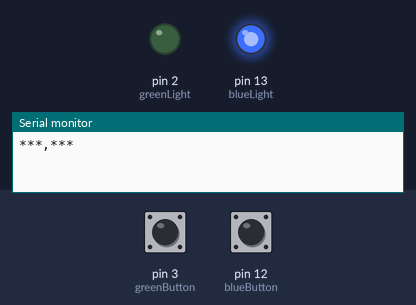
A sketch run on a simulated Arduino Uno, built with avr-gcc and run on an emulated ATmega328P. On the bench: output pins drawn as LEDs (lit = HIGH), the last lines printed to the serial monitor. The test bench sets the inputs (shaded band); at power-on: pin 12 (blueButton) LOW, pin 3 (greenButton) LOW. Random numbers use the default seed unless the sketch sets one.

Above: at 1.2 s.
1.3 s: pin 12 (blueButton) pulled HIGH for 3.2 s
At 5.4 s:
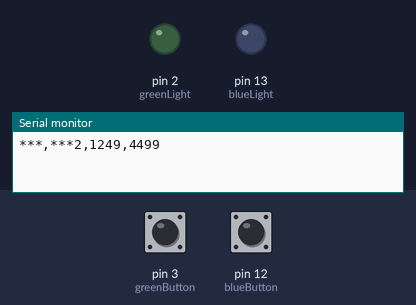
At 7.0 s:
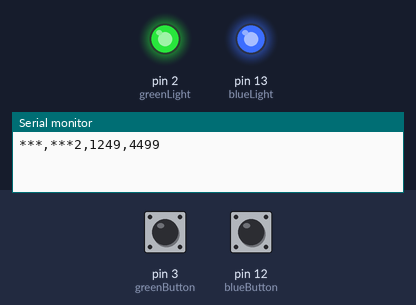
Timing chart, 0 to 8.5 s (numbered marks = the images above; inputs shaded):
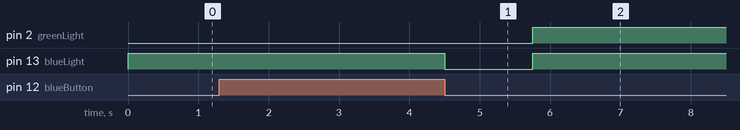

Measured:
- after the input at 1.3 s, pin 2 (greenLight): LOW → HIGH after 4.4 s; pin 13 (blueLight): HIGH → LOW after 3.2 s, → HIGH 1.2 s later

The sketch:

ThreeLightReaction.ino
```cpp
const int blueLight = 13;
const int greenLight = 2;

const int blueButton = 12;
const int greenButton = 3;

// the setup function runs once when you press reset or power the board
void setup() {
  /* SETUP PINS*/
  pinMode(blueLight, OUTPUT);
  pinMode(greenLight, OUTPUT);

  pinMode(blueButton, INPUT);
  pinMode(greenButton, INPUT);
  // pinMode(LED_BUILTIN, OUTPUT); // for debugging
  /* SETUP SERIEL OUT */
  Serial.begin(9600);
  Serial.print("***,***"); // this will be picked up in Python script


}

/**
* Returns reaction time, acts as glue for more functions
*@param choice int, 1 - green, 2 - blue, 3 - red and blue
*@return int number of milliseconds it took for reaction
*/
int getReactionTime(int choice){
  if(!(choice == 1 || choice == 2 || choice == 3)){ // guard clause for input
    Serial.print("Error! Bad input on getReactionTime. Expected int [1-3], instead recieved: ");
    Serial.println(choice);
    return 0;
  }
  waitTillButtonClears(blueButton, greenButton); // loops until both buttons dont give signal (user takes hand off button)
  int reactionTime;
  switch(choice){
    case 1:
      reactionTime = getSingleLightTime(greenLight, greenButton, blueButton);
      break;
    case 2:
      reactionTime = getSingleLightTime(blueLight, blueButton, blueButton);
      break;
    case 3:
      reactionTime = getTwoLightsTime(greenLight, blueLight, greenButton, blueButton);
      break;
  }
  return reactionTime;
}


/**
* Loops until both buttons are returning a value of 0
* @param buttonA
* @param buttonB
*/
void waitTillButtonClears(int buttonA, int buttonB){
  bool buttonsCleared = false;
  int signalA, signalB;
  while (!buttonsCleared){
    signalA = digitalRead(buttonA);
    signalB = digitalRead(buttonB);
    buttonsCleared = (signalA == 0 && signalB == 0);
  }
}

/**
* Helper function for getReactionTime
* @param light - the digital output for the light
* @param button - the digital input for the button
*/
int getSingleLightTime(int light, int correctButton, int wrongButton){
  digitalWrite(light, HIGH);
  const long int currentTime = millis();
  long int timeOfClick;
  bool buttonClicked = false; // we won't exit loop till button pressed
  while(!buttonClicked){
    int correctButtonState = digitalRead(correctButton);
    int wrongButtonState = digitalRead(wrongButton);
    bool buttonState = (correctButtonState == 1 && wrongButtonState == 0); // button press valid iff right button pressed, wrong button not

    if (buttonState){
      timeOfClick = millis();
      buttonClicked = true;
    }
  }
  digitalWrite(light, LOW);
  return timeOfClick - currentTime;
}

/**
* Helper function for getReactionTime, handles
* 2 lights
* @param lightA - the digital output for lightA
* @param lightB - the digital output for lightB
* @param buttonA - the digital output for buttonA
* @param buttonB - the digital output for buttonB
* @returns int - number of elapsed milliseconds
*/
int getTwoLightsTime(int lightA, int lightB, int buttonA, int buttonB){
  digitalWrite(lightA, HIGH);
  digitalWrite(lightB, HIGH);
  const long int currentTime = millis();
  long int timeOfClick;
  bool buttonClicked = false; // we won't exit loop till button pressed
  while(!buttonClicked){
    int buttonAState = digitalRead(buttonA);
    int buttonBState = digitalRead(buttonB);
    if (buttonAState == 1 && buttonBState == 1){
      timeOfClick = millis();
      buttonClicked = true;
    }
  }
  digitalWrite(lightA, LOW);
  digitalWrite(lightB, LOW);
  return timeOfClick - currentTime;

}

// the loop function runs over and over again forever
void loop() {
  int choice = random(1,4);
  int reactionTime = getReactionTime(choice);
  int delayTime = random(2000);
  Serial.print(choice);
  Serial.print(",");
  Serial.print(delayTime);
  Serial.print(",");
  Serial.println(reactionTime);
  delay(delayTime);
}
```
